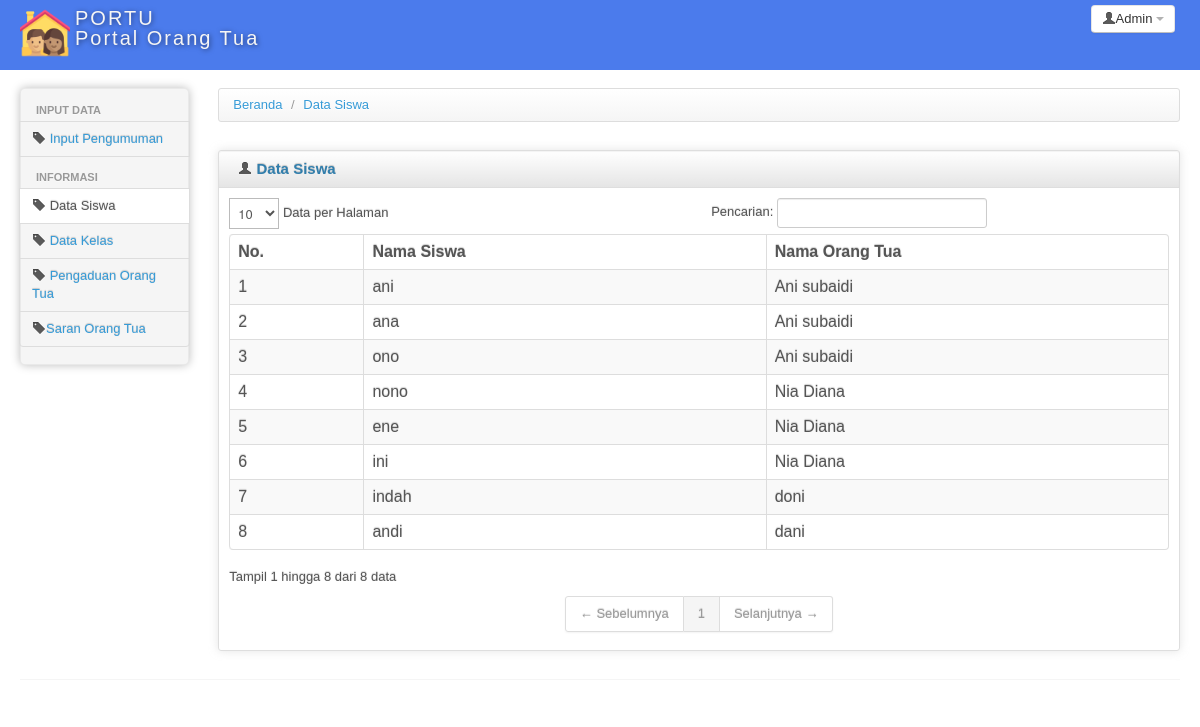
The page /portu/index.php?modul=siswa (signed in) on the database its author committed.
### tables this page shows
CREATE TABLE IF NOT EXISTS `siswa` (
  `id_s` int(11) NOT NULL AUTO_INCREMENT,
  `nama_s` varchar(111) NOT NULL,
  `id_kelas` int(11) NOT NULL,
  `id_ortu` int(11) NOT NULL,
  `id_guru` int(11) NOT NULL,
  PRIMARY KEY (`id_s`),
  KEY `id_kelas` (`id_kelas`)
);

CREATE TABLE IF NOT EXISTS `ortu` (
  `id_ortu` int(11) NOT NULL AUTO_INCREMENT,
  `nama_ortu` varchar(111) NOT NULL,
  `username` varchar(111) NOT NULL,
  `password` varchar(111) NOT NULL,
  `hak_akses` varchar(10) NOT NULL,
  PRIMARY KEY (`id_ortu`)
);

### portu/modul/mod_siswa/siswa.php (the view, shortened to what this page needs)
<?php
$query = mysql_query("select siswa.id_s, siswa.nama_s, ortu.nama_ortu from siswa inner join ortu on siswa.id_ortu = ortu.id_ortu");
?>
<div>
    <ul class="breadcrumb">
        <li>
            <a href="index.php?modul=home">Beranda</a> <span class="divider">/</span>
        </li>
        <li>
            <a href="index.php?modul=merk">Data Siswa</a>
        </li>
    </ul>
</div>
<div class="row-fluid sortable">
    <div class="box span12">
        <div class="box-header well" data-original-title>
            <h2><i class="icon-user"></i> Data Siswa</h2>
        </div>
        <div class="box-content">
            <table class="table table-striped table-bordered bootstrap-datatable datatable">
                <thead>
                    <tr>
                        <th style="width: 10%;">
                            No.
                        </th>
                        <th style="width: 30%;">
                            Nama Siswa
                        </th>
                        <th style="width: 30%;">
                            Nama Orang Tua
                        </th>
                    </tr>
                </thead>
                <tbody>
                    <?php
                    $i = 1;
                    while ($data = mysql_fetch_array($query)) {
                    ?>
                        <tr>
                            <td><?php echo $i++; ?></td>
                            <td><?php echo $data['nama_s']; ?></td>
                            <td><?php echo $data['nama_ortu']; ?></td>
                        </tr>
                    <?php } ?>
                </tbody>
            </table>
        </div>
    </div>
</div>

### portu/css/charisma-app.css (style rules this page uses)
.box { border: 1px solid #DEDEDE; border-radius:3px; -webkit-border-radius:3px; -moz-border-radius:3px; margin-top: 10px; margin-bottom: 10px ; box-shadow: 0 0 10px rgba(189, 189, 189, 0.4); -webkit-box-shadow: 0 0 10px rgba(189, 189, 189, 0.4); -moz-box-shadow: 0 0 10px rgba(189, 189, 189, 0.4); }
.box-header { border:none; padding-top:5px; border-bottom: 1px solid #DEDEDE; border-radius:3px 3px 0 0; -webkit-border-radius:3px 3px 0 0; -moz-border-radius:3px 3px 0 0; height:12px; min-height:12px; margin-bottom: 0; cursor:move; font-weight:bold; font-size:16px; background: -moz-linear-gradient(top, rgba(255,255,255,0) 0%, rgba(0,0,0,0.1) 100%); background: -webkit-gradient(linear, left top, left bottom, color-stop(0%,rgba(255,255,255,0)), color-stop(100%,rgba(0,0,0,0.1))); background: -webkit-linear-gradient(top, rgba(255,255,255,0) 0%,rgba(0,0,0,0.1) 100%); background: -o-linear-gradient(top, rgba(255,255,255,0) 0%,rgba(0,0,0,0.1) 100%); background: -ms-linear-gradient(top, rgba(255,255,255,0) 0%,rgba(0,0,0,0.1) 100%); background: linear-gradient(to bottom, rgba(255,255,255,0) 0%,rgba(0,0,0,0.1) 100%); filter: progid:DXImageTransform.Microsoft.gradient( startColorstr='#00ffffff', endColorstr='#1a000000',GradientType=0 ); }
.box-header h2 { font-size:15px; width:auto; clear:none; float:left; line-height:25px; white-space: nowrap; }
.box-header h2 > i { margin-top:1px; }
.box-content { padding:10px; }

### portu/header.php (style rules this page uses)
body { padding-bottom: 40px; }

### rows shown on the page
siswa: nama_s "ani", id_ortu.nama_ortu "Ani subaidi"
siswa: nama_s "ana", id_ortu.nama_ortu "Ani subaidi"
siswa: nama_s "ono", id_ortu.nama_ortu "Ani subaidi"
siswa: nama_s "nono", id_ortu.nama_ortu "Nia Diana"
siswa: nama_s "ene", id_ortu.nama_ortu "Nia Diana"
siswa: nama_s "ini", id_ortu.nama_ortu "Nia Diana"
siswa: nama_s "indah", id_ortu.nama_ortu "doni"
siswa: nama_s "andi", id_ortu.nama_ortu "dani"

### other values the page prints
$_SESSION['nama'] "Admin"
